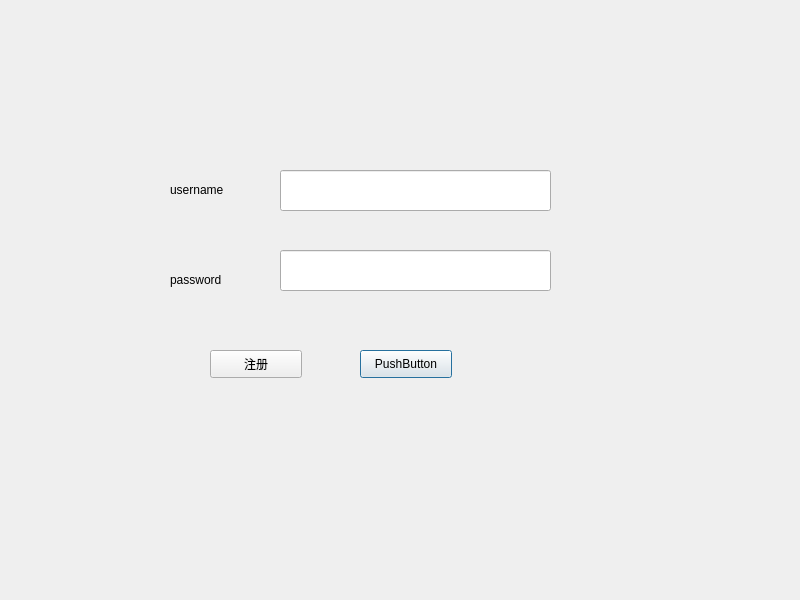
<?xml version="1.0" encoding="UTF-8"?>
<ui version="4.0">
 <class>Login</class>
 <widget class="QDialog" name="Login">
  <property name="geometry">
   <rect>
    <x>0</x>
    <y>0</y>
    <width>800</width>
    <height>600</height>
   </rect>
  </property>
  <property name="windowTitle">
   <string>Dialog</string>
  </property>
  <widget class="QPushButton" name="pushButton">
   <property name="geometry">
    <rect>
     <x>360</x>
     <y>350</y>
     <width>92</width>
     <height>28</height>
    </rect>
   </property>
   <property name="text">
    <string>PushButton</string>
   </property>
  </widget>
  <widget class="QLabel" name="label">
   <property name="geometry">
    <rect>
     <x>170</x>
     <y>180</y>
     <width>69</width>
     <height>19</height>
    </rect>
   </property>
   <property name="text">
    <string>username</string>
   </property>
  </widget>
  <widget class="QLabel" name="label_2">
   <property name="geometry">
    <rect>
     <x>170</x>
     <y>270</y>
     <width>69</width>
     <height>19</height>
    </rect>
   </property>
   <property name="text">
    <string>password</string>
   </property>
  </widget>
  <widget class="QLineEdit" name="lineEdit">
   <property name="geometry">
    <rect>
     <x>280</x>
     <y>170</y>
     <width>271</width>
     <height>41</height>
    </rect>
   </property>
  </widget>
  <widget class="QLineEdit" name="lineEdit_2">
   <property name="geometry">
    <rect>
     <x>280</x>
     <y>250</y>
     <width>271</width>
     <height>41</height>
    </rect>
   </property>
  </widget>
  <widget class="QPushButton" name="to_Register">
   <property name="geometry">
    <rect>
     <x>210</x>
     <y>350</y>
     <width>92</width>
     <height>28</height>
    </rect>
   </property>
   <property name="text">
    <string>注册</string>
   </property>
  </widget>
 </widget>
 <resources/>
 <connections/>
</ui>
